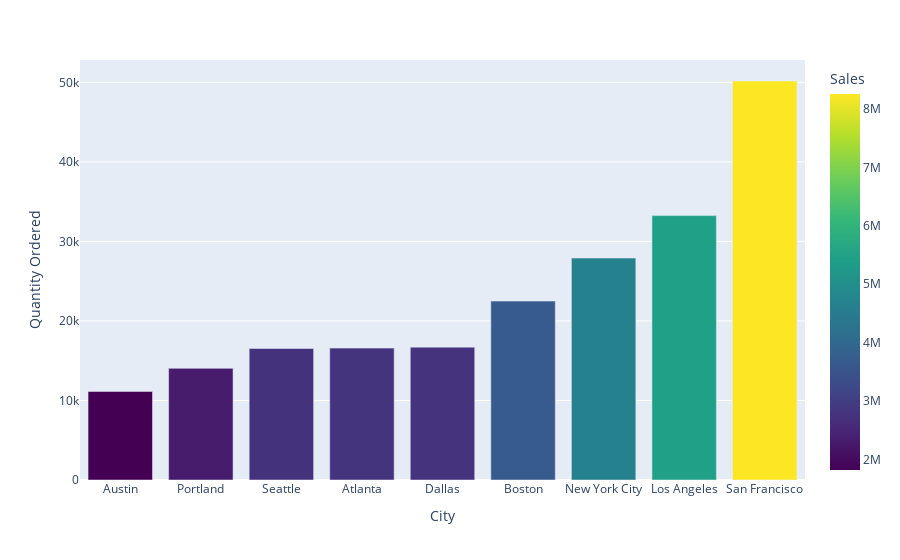

The notebook cell saved with this chart:
### Markdown cell above
### Insight 2: 
#### San Francisco residents purchased the largest number of products amounting to the highest sales. 
#### Conversely, Austin had the fewest share of purchases and thus the lowest sales. 
#### Seattle, Atlanta and Dallas had a similar share of purchase quantity and sales.

### Code cell
# the below plot is based on the citywide sales data
# the second line of code is used to sort the bars based on the ascending order,
# because we chose not to order the output when saving the outcome in city_sales variable 

fig = px.bar(city_sales, x='City', y='Quantity Ordered', color='Sales', color_continuous_scale = 'Viridis')
fig.update_layout(xaxis={'categoryorder':'total ascending'})
fig.show()

### Figure 1 — Plotly figure (JSON) as saved in the notebook; plotly's stock layout.template omitted (floating-point values rounded to 4 significant figures)
{"data": [{"alignmentgroup": "True", "hovertemplate": "City=%{x}<br>Quantity Ordered=%{y}<br>Sales=%{marker.color}<extra></extra>", "legendgroup": "", "marker": {"color": [2794000.0, 1818000.0, 3659000.0, 2765000.0, 5448000.0, 4662000.0, 2319000.0, 8255000.0, 2745000.0], "coloraxis": "coloraxis", "pattern": {"shape": ""}}, "name": "", "offsetgroup": "", "orientation": "v", "showlegend": false, "textposition": "auto", "type": "bar", "x": ["Atlanta", "Austin", "Boston", "Dallas", "Los Angeles", "New York City", "Portland", "San Francisco", "Seattle"], "xaxis": "x", "y": [16584, 11137, 22494, 16707, 33247, 27903, 14037, 50169, 16534], "yaxis": "y"}], "layout": {"barmode": "relative", "coloraxis": {"colorbar": {"title": {"text": "Sales"}}, "colorscale": [[0, "#440154"], [0.1111, "#482878"], [0.2222, "#3e4989"], [0.3333, "#31688e"], [0.4444, "#26828e"], [0.5556, "#1f9e89"], [0.6667, "#35b779"], [0.7778, "#6ece58"], [0.8889, "#b5de2b"], [1, "#fde725"]]}, "legend": {"tracegroupgap": 0}, "margin": {"t": 60}, "xaxis": {"anchor": "y", "categoryorder": "total ascending", "domain": [0, 1], "title": {"text": "City"}}, "yaxis": {"anchor": "x", "domain": [0, 1], "title": {"text": "Quantity Ordered"}}}}
